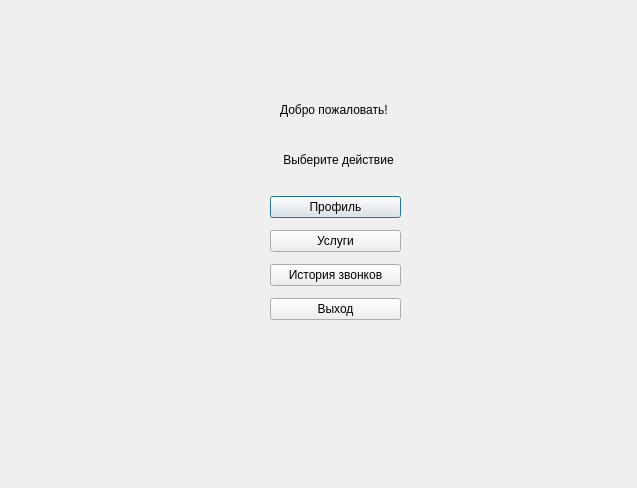
<?xml version="1.0" encoding="UTF-8"?>
<ui version="4.0">
 <class>Abonent</class>
 <widget class="QDialog" name="Abonent">
  <property name="geometry">
   <rect>
    <x>0</x>
    <y>0</y>
    <width>637</width>
    <height>488</height>
   </rect>
  </property>
  <property name="windowTitle">
   <string>Dialog</string>
  </property>
  <widget class="QLabel" name="label">
   <property name="geometry">
    <rect>
     <x>280</x>
     <y>100</y>
     <width>138</width>
     <height>20</height>
    </rect>
   </property>
   <property name="text">
    <string>Добро пожаловать!</string>
   </property>
  </widget>
  <widget class="QLabel" name="label_2">
   <property name="geometry">
    <rect>
     <x>280</x>
     <y>150</y>
     <width>140</width>
     <height>20</height>
    </rect>
   </property>
   <property name="text">
    <string> Выберите действие</string>
   </property>
  </widget>
  <widget class="QWidget" name="layoutWidget">
   <property name="geometry">
    <rect>
     <x>270</x>
     <y>190</y>
     <width>131</width>
     <height>139</height>
    </rect>
   </property>
   <layout class="QVBoxLayout" name="verticalLayout">
    <item>
     <widget class="QPushButton" name="pushButton">
      <property name="text">
       <string>Профиль</string>
      </property>
     </widget>
    </item>
    <item>
     <widget class="QPushButton" name="pushButton_2">
      <property name="text">
       <string>Услуги</string>
      </property>
     </widget>
    </item>
    <item>
     <widget class="QPushButton" name="pushButton_3">
      <property name="text">
       <string>История звонков</string>
      </property>
     </widget>
    </item>
    <item>
     <widget class="QPushButton" name="pushButton_4">
      <property name="text">
       <string>Выход</string>
      </property>
     </widget>
    </item>
   </layout>
  </widget>
 </widget>
 <resources/>
 <connections/>
</ui>
